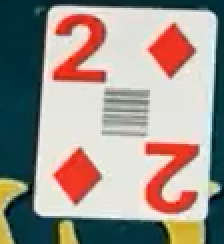
#> input picture hold'em v2/tests/fixtures/dealer_live/2D_read-as-7D.png, 112 x 122 px (shown 2 times larger)
$ python -i table_layout.py   (imports and definitions only)
#> lines starting #> are read from the running program, lines starting #| are printed output that depends on the picture; after the words box and inside, x2 and y2 are one past the last pixel; in counts of white or black regions, pixels touching at a corner belong together
"""Finding the cards on the table in whatever frame the game is showing.

The nine card positions used to be calibrated once, as absolute screen pixels.
That holds only while the browser stays exactly where it was. Move the window,
change the zoom, or let the broadcast cut to a different camera, and every box
is pointing at felt.

So the boxes are worked out from each frame instead. A card face is a bright,
card-shaped block, and the table draws its cards larger than anything else on
screen that looks like one, so they can be found without knowing where they
ought to be. Their arrangement then says which is which:

        dealer          a pair above the community row
    flop flop flop      the row holding three to five cards
      turn river
        player          a pair below the community row

Two things this module deliberately does not do.

It does not decide whether a card is readable - card_detector and
card_recognizer do that, unchanged. This only says where to look.

And it does not insist. A hand sweeping over the table merges three cards into
one shape that fits nothing, and the honest answer is then "I cannot see the
table this frame" rather than a guess. The caller keeps the last layout that
did work, which is what carries the reading through the sweep.
"""

import logging

import cv2
import numpy as np

from config.settings import CARD_SLOTS

logger = logging.getLogger(__name__)

COMMUNITY_SLOTS = ["flop_1", "flop_2", "flop_3", "turn", "river"]
DEALER_SLOTS = ["dealer_1", "dealer_2"]
PLAYER_SLOTS = ["player_1", "player_2"]

# What a card face looks like. The same test card_detector.face_ratio applies,
# so this module and the recogniser agree about what counts as a card.
FACE_VALUE_MIN = 150
FACE_SATURATION_MAX = 90

# A playing card is taller than it is wide. Wide enough for the angle these
# cards are filmed at, tight enough to reject arms, chips and the card shoe.
ASPECT_RANGE = (0.55, 1.05)

# A card is a solid block. Anything hollow is a shape drawn around something
# else - the gold arc of table text, a button ring.
MIN_FILL = 0.70

# Below this a card is too small to read anyway, so finding it buys nothing.
MIN_CARD_WIDTH = 25
MIN_CARD_HEIGHT = 35

# Detection runs on a shrunken frame. The cards are large, and the saving is
# most of the cost: 27.6ms at full size against 6.6ms at half, with the same
# nine cards found either way.
DETECT_SCALE = 0.5

# Cards of one size agree within this fraction of each other.
SIZE_TOLERANCE = 0.25

# Two cards are in the same row when their centres are within this fraction of
# a card height. The community row is dealt in a line, so it is generous.
ROW_TOLERANCE = 0.5

# ...but they also have to be next to each other. Cards dealt in a row are
# shoulder to shoulder - measured on the sample frame, consecutive community
# cards leave gaps of 3 to 8 pixels on a card 110 wide. Anything much further
# apart is not the same row of cards.
#
# This is what keeps the table apart from the rest of the desktop. A white
# panel in another window is card-shaped, card-sized and card-coloured, and
# without this the detector assigned the turn and the third flop card to a
# window 290 pixels to the right: on a real screen the tracker's own window,
# and any pale application beside the game, are full of such rectangles.
#
# Room is left for one card of the row to be missing entirely - a hand resting
# on the board hides it, and the gap across the hole is then about 1.1 card
# widths. Measured: at 1.0 a covered middle card splits the row and costs two
# slots, at 1.5 it costs only the card that is actually hidden, while the other
# window stays 2.6 widths away and is still rejected.
ROW_GAP_LIMIT = 1.5        # of a card width

# A small margin is left around each found card.
#
# What is found is the white face, so a box drawn tight to it puts the pip hard
# against the edge - where card_detector trims blobs that touch the boundary,
# and a trimmed pip is what stops a club being told from a spade. On the sample
# frame the eight of spades reads as a club at 0.03 of separation with no
# margin, and as a spade at 0.118 with this one.
#
# More is not better: at 0.06 the same card falls back to 0.037, and at 0.12 the
# eight of diamonds turns into a five, because the box starts taking in the card
# beside it. This was measured, not guessed.
PAD_RATIO = 0.03


def _card_mask(frame):
    """Card faces as white on black."""
    hsv = cv2.cvtColor(frame, cv2.COLOR_BGR2HSV)
    mask = ((hsv[:, :, 2] > FACE_VALUE_MIN)
            & (hsv[:, :, 1] < FACE_SATURATION_MAX)).astype(np.uint8) * 255
    # Close the printed index and pips back into the face, then drop specks.
    mask = cv2.morphologyEx(mask, cv2.MORPH_CLOSE, np.ones((5, 5), np.uint8))
    return cv2.morphologyEx(mask, cv2.MORPH_OPEN, np.ones((3, 3), np.uint8))


def find_card_boxes(frame, scale=DETECT_SCALE, min_size=None):
    """Every card-shaped bright block in `frame`, as (x, y, w, h) boxes.

    Boxes come back in `frame` coordinates whatever scale the search ran at.
    `min_size` replaces the smallest (width, height) worth finding, for a caller
    looking for something smaller than a table card; the table search leaves it
    alone.
    """
    min_width, min_height = min_size or (MIN_CARD_WIDTH, MIN_CARD_HEIGHT)
    if frame is None or frame.size == 0:
        return []
    if scale and scale != 1.0:
        small = cv2.resize(frame, None, fx=scale, fy=scale,
                           interpolation=cv2.INTER_AREA)
    else:
        small, scale = frame, 1.0

    contours, _ = cv2.findContours(_card_mask(small), cv2.RETR_EXTERNAL,
                                   cv2.CHAIN_APPROX_SIMPLE)
    boxes = []
    for contour in contours:
        x, y, width, height = cv2.boundingRect(contour)
        if width < min_width * scale or height < min_height * scale:
            continue
        if not ASPECT_RANGE[0] <= width / float(height) <= ASPECT_RANGE[1]:
            continue
        if cv2.contourArea(contour) / float(width * height) < MIN_FILL:
            continue
        boxes.append(tuple(int(round(value / scale))
                           for value in (x, y, width, height)))
    return boxes


# [101 lines left out: functions dominant_card_size, group_rows, _split_at_gaps, assign_slots, not called in this run]


# Consecutive board cards sit this many card widths apart, centre to centre
# (gaps of 3 to 8 pixels on a card 110 wide), used when no two visible cards are
# neighbours to measure it from.
BOARD_PITCH = 1.05


# [32 lines left out: function _board_slots, not called in this run]


def _centre(row):
    return sum(box[0] + box[2] / 2.0 for box in row) / len(row)


def _over(row, community):
    """True when `row` is lined up over the board rather than off to one side."""
    return community[0][0] <= _centre(row) <= community[-1][0] + community[-1][2]


# [88 lines left out: functions _region, locate, looks_plausible, merge, not called in this run]

>>> import cv2
>>> picture = cv2.imread('../tests/fixtures/dealer_live/2D_read-as-7D.png')
#> picture is the input picture: shape (122, 112, 3); mean B, G, R 141.7, 149.2, 158.6
>>> result = find_card_boxes(picture)
#> in find_card_boxes, `small = cv2.resize(frame, None, fx=scale, fy=scale, interpolation=cv2...`:
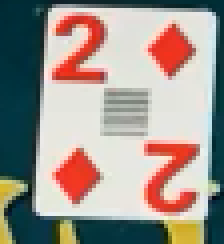
#> small: shape (61, 56, 3) (shown 4 times larger); mean B, G, R 141.8, 149.3, 158.7
#> in _card_mask, `hsv = cv2.cvtColor(frame, cv2.COLOR_BGR2HSV)`: hsv: shape (61, 56, 3); mean H, S, V 49.6, 99.9, 174.4
#> in _card_mask, `mask = ((hsv[:, :, 2] > FACE_VALUE_MIN) & (hsv[:, :, 1] < FACE_SATURAT..`:
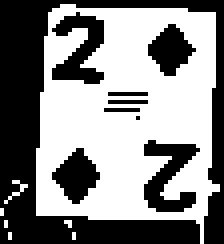
#> mask: shape (61, 56) (shown 4 times larger); 53% white; 9 black regions (4 under 20 px), largest, box (x1, y1, x2, y2) and area: (0, 0, 56, 61) 1123, (36, 35, 50, 53) 134, (13, 3, 26, 21) 129, (13, 37, 25, 51) 97, (37, 6, 49, 19) 91
#> in _card_mask, `mask = cv2.morphologyEx(mask, cv2.MORPH_CLOSE, np.ones((5, 5), np.uint..`:
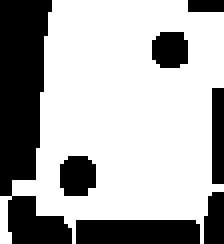
#> mask: shape (61, 56) (shown 4 times larger); 67.3% white; 7 black regions, largest, box (x1, y1, x2, y2) and area: (0, 0, 18, 61) 627, (19, 55, 50, 61) 185, (15, 39, 24, 49) 78
#> in _card_mask, `return cv2.morphologyEx(mask, cv2.MORPH_OPEN, np.ones((3, 3), np.uint8))`:
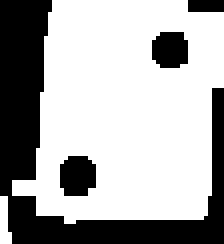
#> returned value: shape (61, 56) (shown 4 times larger); 66.7% white; 4 black regions
#> in find_card_boxes, `contours, _ = cv2.findContours(_card_mask(small), cv2.RETR_EXTERNAL, c..`: contours = 2 contours, 1 with area under 20; largest, box (x1, y1, x2, y2) and area: (3, 0, 56, 56) 2298
#> the loop in find_card_boxes, `for contour in contours:` made 2 passes
#> (x, y, width, height) on passes 1 to 2: (0, 49, 3, 12), (3, 0, 53, 56)
#> after the loop in find_card_boxes, `for contour in contours:`: boxes = [(6, 0, 106, 112)]
#> result = [(6, 0, 106, 112)]

$ run again, on hold'em v2/tests/fixtures/dealer_live/4H_read-as-9H-thumb.png
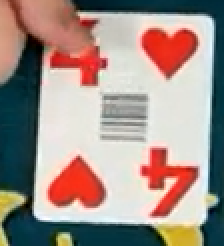
#> input picture hold'em v2/tests/fixtures/dealer_live/4H_read-as-9H-thumb.png, 112 x 123 px (shown 2 times larger)
#> picture is the input picture: shape (123, 112, 3); mean B, G, R 137.1, 144.9, 162.1
#> hsv: shape (62, 56, 3); mean H, S, V 44, 99.6, 174.6
#> in _card_mask, `mask = ((hsv[:, :, 2] > FACE_VALUE_MIN) & (hsv[:, :, 1] < FACE_SATURAT..`:
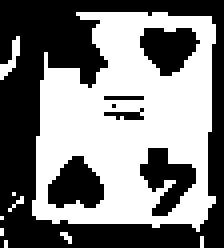
#> mask: shape (62, 56) (shown 4 times larger); 49.1% white; 9 white regions (7 under 20 px), largest, box (x1, y1, x2, y2) and area: (8, 3, 54, 58) 1664, (0, 9, 5, 20) 22
#> in _card_mask, `return cv2.morphologyEx(mask, cv2.MORPH_OPEN, np.ones((3, 3), np.uint8))`:
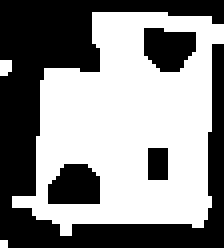
#> returned value: shape (62, 56) (shown 4 times larger); 53.7% white; 4 black regions
#> contours = 3 contours, 2 with area under 20; largest, box (x1, y1, x2, y2) and area: (3, 3, 56, 59) 2008
#> the loop in find_card_boxes, `for contour in contours:` made 3 passes
#> (x, y, width, height) on passes 2 to 3: (0, 15, 3, 4), (3, 3, 53, 56)
#> after the loop in find_card_boxes, `for contour in contours:`: boxes = []

$ run again, on hold'em v2/tests/fixtures/dealer_live/5H_036.png
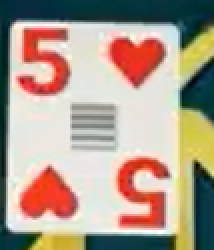
#> input picture hold'em v2/tests/fixtures/dealer_live/5H_036.png, 107 x 125 px (shown 2 times larger)
#> picture is the input picture: shape (125, 107, 3); mean B, G, R 141.5, 157.3, 174.7
#> hsv: shape (62, 54, 3); mean H, S, V 42.1, 95.4, 185.8
#> in _card_mask, `mask = ((hsv[:, :, 2] > FACE_VALUE_MIN) & (hsv[:, :, 1] < FACE_SATURAT..`:
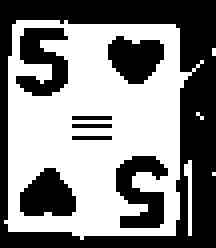
#> mask: shape (62, 54) (shown 4 times larger); 52.2% white; 8 black regions (3 under 20 px), largest, box (x1, y1, x2, y2) and area: (0, 0, 54, 62) 1050, (29, 39, 42, 57) 143, (4, 7, 17, 24) 137, (5, 42, 19, 54) 123, (27, 9, 41, 21) 119
#> in _card_mask, `return cv2.morphologyEx(mask, cv2.MORPH_OPEN, np.ones((3, 3), np.uint8))`:
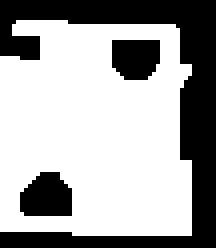
#> returned value: shape (62, 54) (shown 4 times larger); 64.5% white; 3 black regions
#> contours = 1 contour; box (x1, y1, x2, y2) and area: (0, 5, 48, 59) 2279
#> the loop in find_card_boxes, `for contour in contours:` made 1 pass
#> (x, y, width, height) on pass 1: (0, 5, 48, 54)
#> after the loop in find_card_boxes, `for contour in contours:`: boxes = [(0, 10, 96, 108)]

$ run again, on hold'em v2/tests/fixtures/dealer_live/5H_075.png
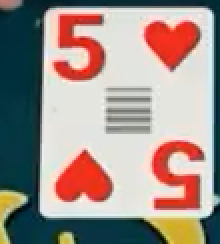
#> input picture hold'em v2/tests/fixtures/dealer_live/5H_075.png, 110 x 122 px (shown 2 times larger)
#> picture is the input picture: shape (122, 110, 3); mean B, G, R 139.4, 146.2, 160.3
#> hsv: shape (61, 55, 3); mean H, S, V 49.2, 101.5, 175.6
#> in _card_mask, `mask = ((hsv[:, :, 2] > FACE_VALUE_MIN) & (hsv[:, :, 1] < FACE_SATURAT..`:
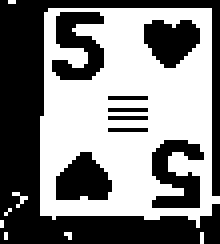
#> mask: shape (61, 55) (shown 4 times larger); 50.3% white; 9 black regions (4 under 20 px), largest, box (x1, y1, x2, y2) and area: (0, 0, 55, 61) 1113, (13, 3, 26, 20) 138, (38, 35, 51, 52) 135, (14, 38, 28, 50) 122, (36, 5, 50, 17) 120
#> in _card_mask, `return cv2.morphologyEx(mask, cv2.MORPH_OPEN, np.ones((3, 3), np.uint8))`:
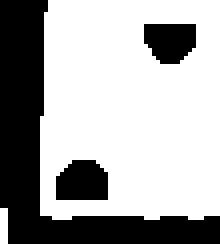
#> returned value: shape (61, 55) (shown 4 times larger); 65.8% white; 3 black regions
#> contours = 2 contours, 1 with area under 20; largest, box (x1, y1, x2, y2) and area: (10, 0, 55, 55) 2314
#> the loop in find_card_boxes, `for contour in contours:` made 2 passes
#> (contour, x, y, width, height) on pass 1: ([[0, 52], [0, 60], [1, 60], [1, 52]], 0, 52, 2, 9)
#> after the loop in find_card_boxes, `for contour in contours:`: boxes = [(20, 0, 90, 110)]
